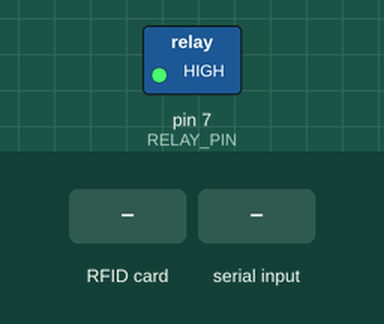
Recording of a sketch running on a simulated Arduino Uno, built with avr-gcc and run on an emulated ATmega328P. Shown: switched loads named in the sketch (green lamp = pin HIGH). The test bench sets the inputs (shaded band). Pins used as bus, display or sensor lines are not drawn; what the sketch prints to the serial monitor is not drawn.

Above: at 1.2 s.
1.3 s: RFID card 5E 7A 19 C4 held to the reader
2.8 s: "OK\n" received over Serial
At 3.2 s:
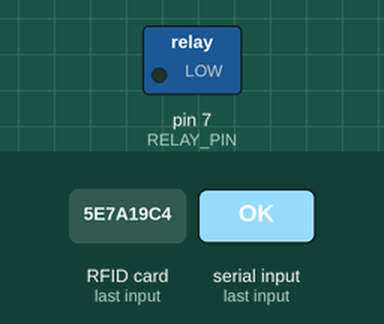
Timing chart, 0 to 5.8 s (numbered marks = the images above; inputs shaded):
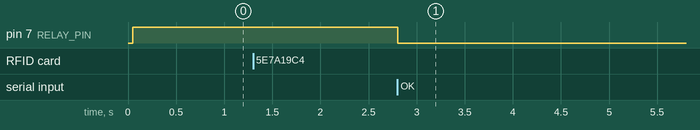

Measured:
- after the input at 1.3 s, every drawn part: stays the same
- after the input at 2.8 s, pin 7 (RELAY_PIN): HIGH → LOW at once

The sketch:

Leer_nfc.ino
```cpp
#include <SPI.h>
#include <MFRC522.h>

#define SS_PIN 10
#define RST_PIN 9
#define RELAY_PIN 7 // Conectado a IN del relay

MFRC522 rfid(SS_PIN, RST_PIN);
MFRC522::MIFARE_Key key;

byte bloque = 4; // Bloque donde se escribió la clave encriptada
bool motorEncendido = false; // Estado del motor

void setup() {
    Serial.begin(9600);
    SPI.begin();
    rfid.PCD_Init();

    pinMode(RELAY_PIN, OUTPUT);
    digitalWrite(RELAY_PIN, HIGH); // Apagar motor al inicio

    Serial.println("Acerque una tarjeta para validar...");
}

void loop() {
    if (!rfid.PICC_IsNewCardPresent() || !rfid.PICC_ReadCardSerial()) {
        return;
    }

    Serial.println("Tarjeta detectada. Leyendo...");

    // Autenticar el bloque
    MFRC522::StatusCode status;
    for (byte i = 0; i < 6; i++) key.keyByte[i] = 0xFF; // Clave de fábrica

    status = rfid.PCD_Authenticate(MFRC522::PICC_CMD_MF_AUTH_KEY_A, bloque, &key, &(rfid.uid));
    if (status != MFRC522::STATUS_OK) {
        Serial.print("Error de autenticación: ");
        Serial.println(rfid.GetStatusCodeName(status));
        return;
    }

    // Leer datos del bloque
    byte buffer[18];
    byte tamano = sizeof(buffer);

    status = rfid.MIFARE_Read(bloque, buffer, &tamano);
    if (status != MFRC522::STATUS_OK) {
        Serial.print("Error al leer: ");
        Serial.println(rfid.GetStatusCodeName(status));
        return;
    }

    // Convertir los datos encriptados a string
    String claveEncriptada = "";
    for (byte i = 0; i < 16; i++) {
        claveEncriptada += (char)buffer[i];
    }

    Serial.print("Clave encriptada leída: ");
    Serial.println(claveEncriptada);

    // Enviar la clave a Raspberry Pi para validación
    Serial.println(claveEncriptada);

    // Esperar respuesta de la Raspberry Pi
    String respuesta = "";
    while (Serial.available() == 0); // Esperar datos
    respuesta = Serial.readStringUntil('\n');

    // Evaluar respuesta
    if (respuesta == "OK") {
        motorEncendido = !motorEncendido;
        digitalWrite(RELAY_PIN, motorEncendido ? LOW : HIGH);
        Serial.print("✅ Tarjeta Autorizada. Motor ");
        Serial.println(motorEncendido ? "ENCENDIDO" : "APAGADO");
    } else {
        Serial.println("⛔ Acceso Denegado.");
    }

    rfid.PICC_HaltA();
    rfid.PCD_StopCrypto1();
}
```
